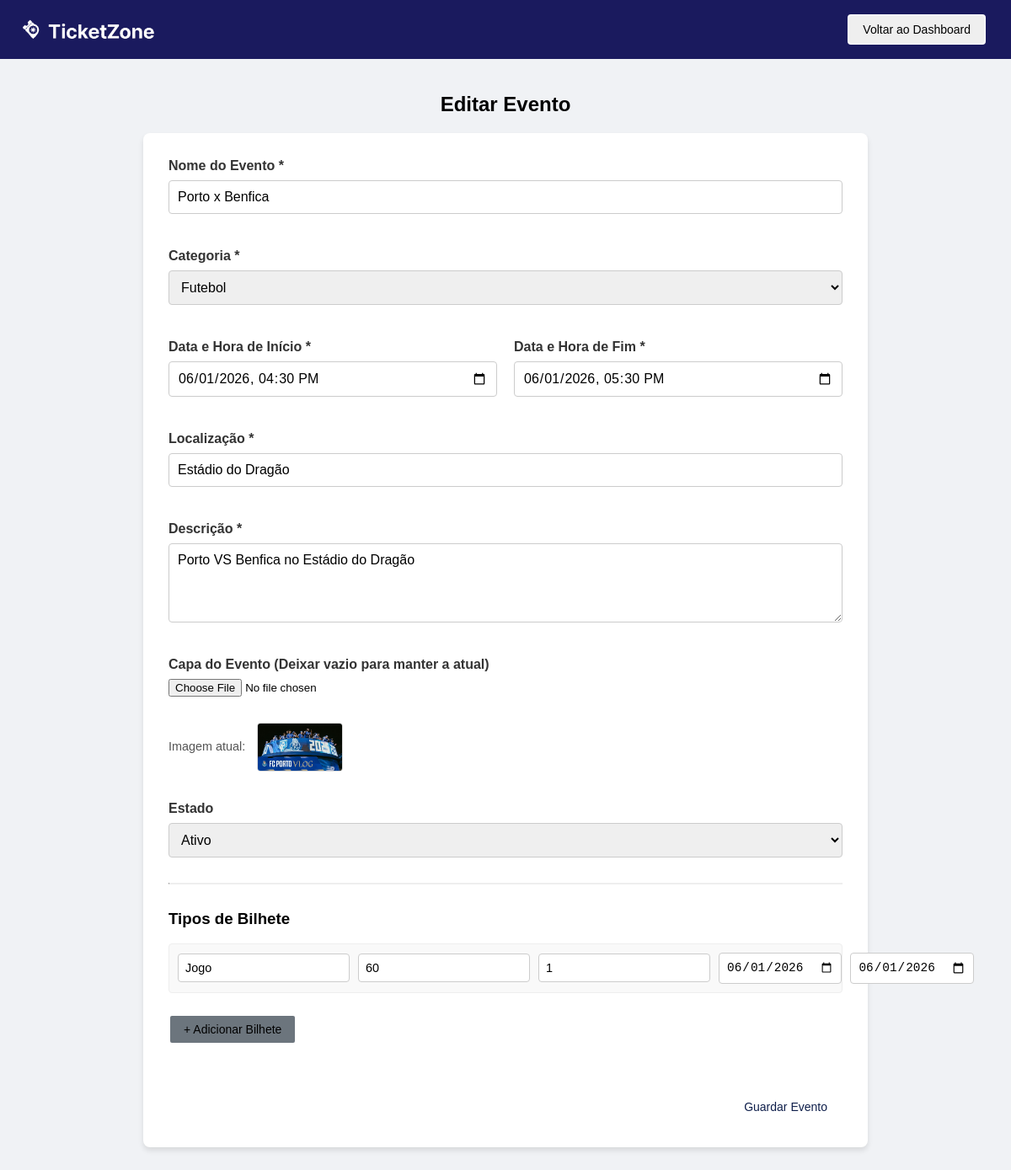
/eventos.php?id=1 (signed in), run on the app's committed database.
### tables this page shows
CREATE TABLE eventos (
        id INTEGER PRIMARY KEY AUTOINCREMENT,
        nome TEXT NOT NULL,
        descricao TEXT,
        data_inicio TEXT NOT NULL,
        data_fim TEXT NOT NULL,
        local TEXT NOT NULL,
        imagem TEXT,
        estado TEXT DEFAULT 'ativo' CHECK(estado IN ('ativo', 'cancelado')),
        id_categoria INTEGER,
        id_admin INTEGER,
        FOREIGN KEY (id_categoria) REFERENCES categorias(id),
        FOREIGN KEY (id_admin) REFERENCES utilizadores(id)
    );

CREATE TABLE categorias (
        id INTEGER PRIMARY KEY AUTOINCREMENT,
        nome TEXT NOT NULL UNIQUE
    );

CREATE TABLE tipos_bilhete (
        id INTEGER PRIMARY KEY AUTOINCREMENT,
        id_evento INTEGER,
        nome TEXT NOT NULL,
        preco REAL NOT NULL,
        qtd_total INTEGER NOT NULL,
        qtd_disponivel INTEGER NOT NULL, data_valido_inicio TEXT DEFAULT '2026-01-01', data_valido_fim TEXT DEFAULT '2026-12-31',
        FOREIGN KEY (id_evento) REFERENCES eventos(id) ON DELETE CASCADE
    );

### eventos.php (the view, shortened to what this page needs)
<?php
$db = new SQLite3('ticketzone.db');
$categorias_query = $db->query("SELECT id, nome FROM categorias");
$categorias = [];
while ($row = $categorias_query->fetchArray(SQLITE3_ASSOC)) {
    $categorias[] = $row;
}
$modo = 'Criar';
$evento = null;
$bilhetes = [];
if (isset($_GET['id'])) {
    $modo = 'Editar';
    $stmt = $db->prepare("SELECT * FROM eventos WHERE id = :id");
    $stmt->bindValue(':id', $_GET['id'], SQLITE3_INTEGER);
    $result = $stmt->execute();
    $evento = $result->fetchArray(SQLITE3_ASSOC);
    $stmt_bilhetes = $db->prepare("SELECT * FROM tipos_bilhete WHERE id_evento = :id");
    $stmt_bilhetes->bindValue(':id', $_GET['id'], SQLITE3_INTEGER);
    $res_bilhetes = $stmt_bilhetes->execute();
    while ($b = $res_bilhetes->fetchArray(SQLITE3_ASSOC)) {
        $bilhetes[] = $b;
    }
}
?>
<!DOCTYPE html>
<html lang="pt">
<head>
    <link rel="stylesheet" href="styles/admin.css">
    <link rel="stylesheet" href="styles/eventos.css">
</head>
<body>
    <nav>
        <div class="logo-nav">
            <img src="images/logo.png" alt="Logo TicketZone">
        </div>
        <div class="botoes-nav">
            <button class="botao" onclick="location.href='admin.php'">Voltar ao Dashboard</button>
        </div>
    </nav>
    <main>
        <h2><?= $modo ?> Evento</h2>
        <form action="scripts/processar_evento.php" method="POST" id="formEvento" enctype="multipart/form-data">
            <div class="grupo-form">
                <label for="nome">Nome do Evento *</label>
                <input type="text" id="nome" name="nome" value="<?= $evento ? htmlspecialchars($evento['nome']) : '' ?>">
                <span class="erro-msg" id="erro_nome"></span>
            </div>
            <div class="grupo-form">
                <label for="id_categoria">Categoria *</label>
                <select id="id_categoria" name="id_categoria">
                    <?php foreach ($categorias as $cat): ?>
                        <option value="<?= $cat['id'] ?>" <?= ($evento && $evento['id_categoria'] == $cat['id']) ? 'selected' : '' ?>>
                            <?= htmlspecialchars($cat['nome']) ?>
                        </option>
                    <?php endforeach; ?>
                </select>
                <span class="erro-msg" id="erro_categoria"></span>
            </div>
            <div class="grupo-form duplo">
                <div>
                    <label for="data_inicio">Data e Hora de Início *</label>
                    <input type="datetime-local" id="data_inicio" name="data_inicio" value="<?= $evento ? htmlspecialchars($evento['data_inicio']) : '' ?>">
                    <span class="erro-msg" id="erro_data_inicio"></span>
                </div>
                <div>
                    <label for="data_fim">Data e Hora de Fim *</label>
                    <input type="datetime-local" id="data_fim" name="data_fim" value="<?= $evento ? htmlspecialchars($evento['data_fim']) : '' ?>">
                    <span class="erro-msg" id="erro_data_fim"></span>
                </div>
            </div>
            <div class="grupo-form">
                <label for="local">Localização *</label>
                <input type="text" id="local" name="local" value="<?= $evento ? htmlspecialchars($evento['local']) : '' ?>">
                <span class="erro-msg" id="erro_local"></span>
            </div>
            <div class="grupo-form">
                <label for="descricao">Descrição *</label>
                <textarea id="descricao" name="descricao" rows="4"><?= $evento ? htmlspecialchars($evento['descricao']) : '' ?></textarea>
                <span class="erro-msg" id="erro_descricao"></span>
            </div>
            <div class="grupo-form">
                <label for="imagem">Capa do Evento <?= $evento ? '(Deixar vazio para manter a atual)' : '*' ?></label>
                <input type="file" id="imagem" name="imagem" accept="image/*">
                <span class="erro-msg" id="erro_imagem"></span>
                <?php if ($evento && $evento['imagem']): ?>
                    <p class="img-atual">Imagem atual: <img src="<?= htmlspecialchars($evento['imagem']) ?>" width="100"></p>
                <?php endif; ?>
            </div>
            <?php if ($evento): ?>
            <div class="grupo-form">
                <label for="estado">Estado</label>
                <select id="estado" name="estado">
                    <option value="ativo" <?= $evento['estado'] === 'ativo' ? 'selected' : '' ?>>Ativo</option>
                </select>
            </div>
            <?php endif; ?>
            <hr style="margin: 30px 0; border-top: 1px solid #eee;">
            <h3>Tipos de Bilhete</h3>
            <div id="container-bilhetes">
                <?php if (empty($bilhetes)): ?>
                    <div class="linha-bilhete">
                        <input type="hidden" name="bilhete_id[]" value="0">
                        <input type="text" name="bilhete_nome[]" placeholder="Nome (ex: VIP)" class="input-bilhete">
                        <input type="number" step="0.01" name="bilhete_preco[]" placeholder="Preço (€)" class="input-bilhete">
                        <input type="number" name="bilhete_qtd[]" placeholder="Qtd Total" class="input-bilhete">
                        <input type="date" name="bilhete_d_ini[]" title="Válido a partir de" class="input-bilhete">
                        <input type="date" name="bilhete_d_fim[]" title="Válido até" class="input-bilhete">
                    </div>
                <?php else: ?>
                    <?php foreach ($bilhetes as $b): ?>
                        <div class="linha-bilhete">
                            <input type="text" name="bilhete_nome[]" value="<?= htmlspecialchars($b['nome']) ?>" placeholder="Nome" class="input-bilhete">
                            <input type="number" step="0.01" name="bilhete_preco[]" value="<?= $b['preco'] ?>" placeholder="Preço (€)" class="input-bilhete">
                            <input type="number" name="bilhete_qtd[]" value="<?= $b['qtd_total'] ?>" placeholder="Qtd Total" class="input-bilhete">
                            <input type="date" name="bilhete_d_ini[]" value="<?= $b['data_valido_inicio'] ?>" class="input-bilhete">
                            <input type="date" name="bilhete_d_fim[]" value="<?= $b['data_valido_fim'] ?>" class="input-bilhete">
                        </div>
                    <?php endforeach; ?>
                <?php endif; ?>
            </div>
            <button type="button" class="botao" id="btn-add-bilhete" style="margin-top: 10px; background-color: #6c757d;">+ Adicionar Bilhete</button>
            <span class="erro-msg" id="erro_bilhetes" style="display:block; margin-top:10px;"></span>
            <div class="acoes-form">
                <button type="submit" class="botao botao-criar">Guardar Evento</button>
            </div>
        </form>
    </main>
</body>
</html>

### styles/admin.css (style rules this page uses)
body { font-family: Arial, sans-serif; background-color: #f0f2f5; margin: 0; padding: 0; }
nav { background-color: #1a1a5e; padding: 0px 30px; display: flex; justify-content: space-between; align-items: center; height: 70px; overflow: hidden; }
h2 { text-align: center; }
.logo-nav { color: white; font-size: 20px; font-weight: bold; display: flex; align-items: center; gap: 10px; }
.logo-nav img { height: 300px; margin-left: -80px; display: block; }
.botoes-nav { display: flex; gap: 10px; }
.botao { padding: 8px 16px; border-radius: 4px; font-size: 14px; cursor: pointer; border: 2px solid white; }
.botao-criar { background-color: white; color: #0f1f4b; }
main { max-width: 900px; margin: 40px auto; padding: 0 20px; }

### styles/eventos.css (style rules this page uses)
main form { background-color: #fff; padding: 30px; border-radius: 8px; box-shadow: 0 4px 6px rgba(0,0,0,0.1); max-width: 800px; margin: 0 auto; }
.grupo-form { margin-bottom: 20px; display: flex; flex-direction: column; }
.grupo-form label { font-weight: bold; margin-bottom: 8px; color: #333; }
.grupo-form input[type="text"], .grupo-form input[type="datetime-local"], .grupo-form select, .grupo-form textarea { padding: 10px; border: 1px solid #ccc; border-radius: 4px; font-size: 1rem; font-family: inherit; transition: border-color 0.3s; }
.grupo-form.duplo { flex-direction: row; gap: 20px; }
.grupo-form.duplo div { flex: 1; display: flex; flex-direction: column; }
.erro-msg { color: red; font-size: 0.85rem; margin-top: 5px; min-height: 16px; }
.img-atual { margin-top: 10px; font-size: 0.9rem; color: #555; }
.img-atual img { border-radius: 4px; vertical-align: middle; margin-left: 10px; border: 1px solid #ddd; }
.acoes-form { text-align: right; margin-top: 30px; }
.linha-bilhete { display: flex; gap: 10px; margin-bottom: 15px; align-items: center; background-color: #f9f9f9; padding: 10px; border-radius: 4px; border: 1px solid #eee; }
.input-bilhete { flex: 1; padding: 8px; border: 1px solid #ccc; border-radius: 4px; font-size: 0.9rem; }

### data on the page
eventos: nome "Porto x Benfica", id_categoria "Futebol", data_inicio "06/01/2026 16:30", data_fim "06/01/2026 17:30", local "Estádio do Dragão", descricao "Porto VS Benfica no Estádio do Dragão", imagem (picture), estado "Ativo"
tipos_bilhete: nome "Jogo", preco "60", qtd_total "1", data_valido_inicio "06/01/2026", data_valido_fim "06/01/2026"

### other printed values
$modo "Editar"
